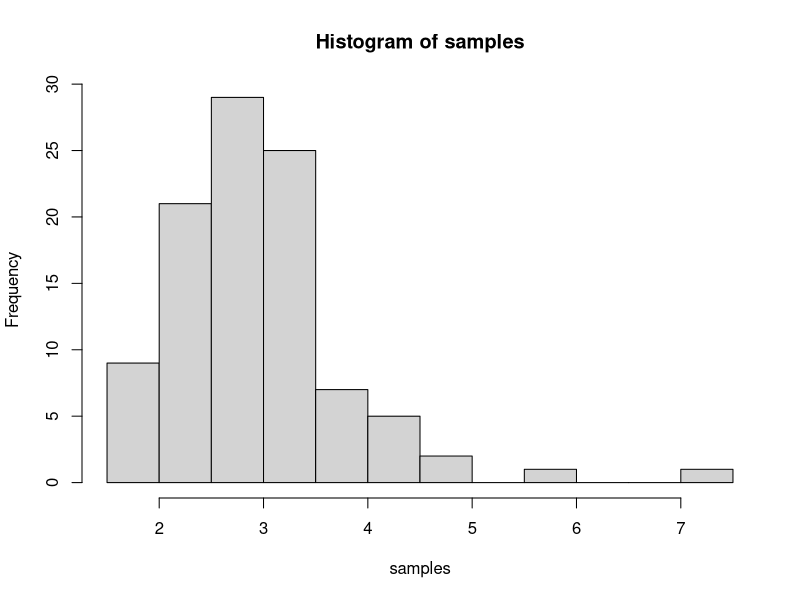
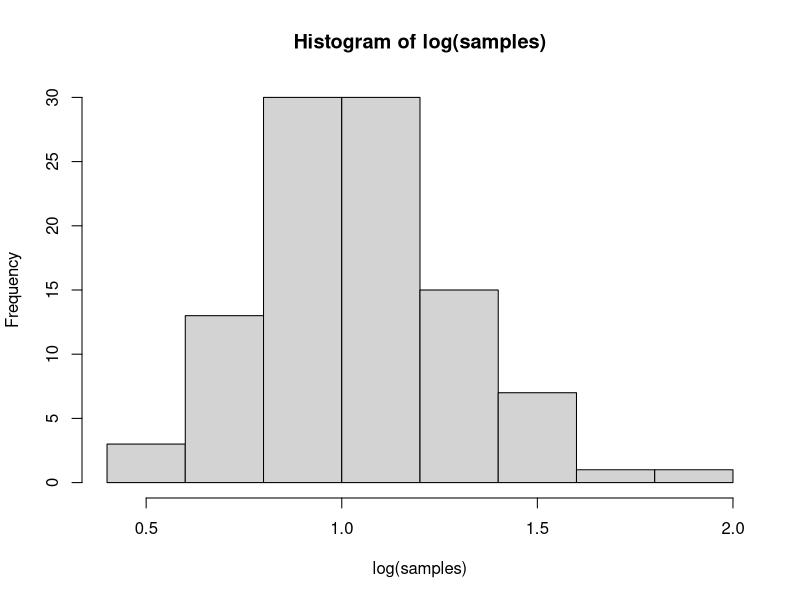

Write R code to recreate these figures, in order.
## ---- chunk 1
knitr::opts_chunk$set(echo = TRUE)
## ---- chunk 2
n = 100
samples = rlnorm(n, mean=1, sd=1/4)
print(paste("First few:", toString(head(samples))))
## ---- chunk 3
hist(samples)
hist(log(samples))
